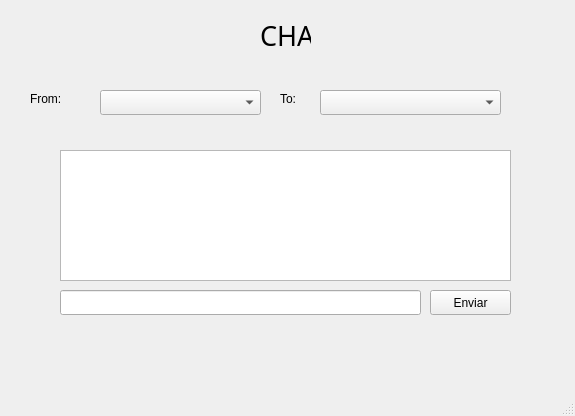
<?xml version="1.0" encoding="UTF-8"?>
<ui version="4.0">
 <class>MainWindow</class>
 <widget class="QMainWindow" name="MainWindow">
  <property name="geometry">
   <rect>
    <x>0</x>
    <y>0</y>
    <width>575</width>
    <height>416</height>
   </rect>
  </property>
  <property name="windowTitle">
   <string>MainWindow</string>
  </property>
  <widget class="QWidget" name="centralwidget">
   <widget class="QLabel" name="label">
    <property name="geometry">
     <rect>
      <x>260</x>
      <y>20</y>
      <width>51</width>
      <height>31</height>
     </rect>
    </property>
    <property name="font">
     <font>
      <family>Ubuntu Condensed</family>
      <pointsize>20</pointsize>
     </font>
    </property>
    <property name="text">
     <string>CHAT</string>
    </property>
   </widget>
   <widget class="QLabel" name="label_3">
    <property name="geometry">
     <rect>
      <x>30</x>
      <y>90</y>
      <width>81</width>
      <height>17</height>
     </rect>
    </property>
    <property name="text">
     <string>From:</string>
    </property>
   </widget>
   <widget class="QLabel" name="label_4">
    <property name="geometry">
     <rect>
      <x>280</x>
      <y>90</y>
      <width>81</width>
      <height>17</height>
     </rect>
    </property>
    <property name="text">
     <string>To:</string>
    </property>
   </widget>
   <widget class="QComboBox" name="comboBox_2">
    <property name="geometry">
     <rect>
      <x>100</x>
      <y>90</y>
      <width>161</width>
      <height>25</height>
     </rect>
    </property>
   </widget>
   <widget class="QComboBox" name="comboBox_3">
    <property name="geometry">
     <rect>
      <x>320</x>
      <y>90</y>
      <width>181</width>
      <height>25</height>
     </rect>
    </property>
   </widget>
   <widget class="QListWidget" name="listWidget">
    <property name="geometry">
     <rect>
      <x>60</x>
      <y>150</y>
      <width>451</width>
      <height>131</height>
     </rect>
    </property>
   </widget>
   <widget class="QLineEdit" name="lineEdit">
    <property name="geometry">
     <rect>
      <x>60</x>
      <y>290</y>
      <width>361</width>
      <height>25</height>
     </rect>
    </property>
   </widget>
   <widget class="QPushButton" name="pushButton">
    <property name="geometry">
     <rect>
      <x>430</x>
      <y>290</y>
      <width>81</width>
      <height>25</height>
     </rect>
    </property>
    <property name="text">
     <string>Enviar</string>
    </property>
   </widget>
  </widget>
  <widget class="QMenuBar" name="menubar">
   <property name="geometry">
    <rect>
     <x>0</x>
     <y>0</y>
     <width>575</width>
     <height>22</height>
    </rect>
   </property>
  </widget>
  <widget class="QStatusBar" name="statusbar"/>
 </widget>
 <resources/>
 <connections/>
</ui>
